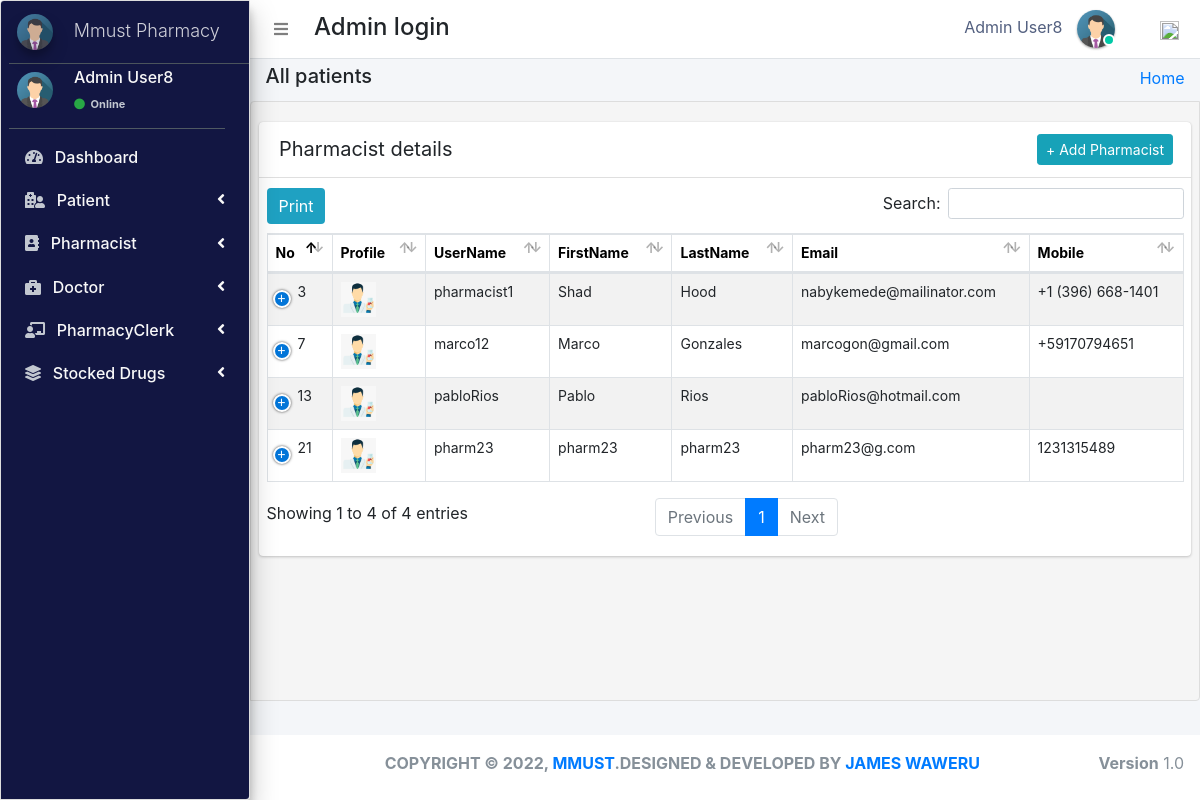
Page /admin_user/manage_pharmacist/ (signed in) on the earlier database version.
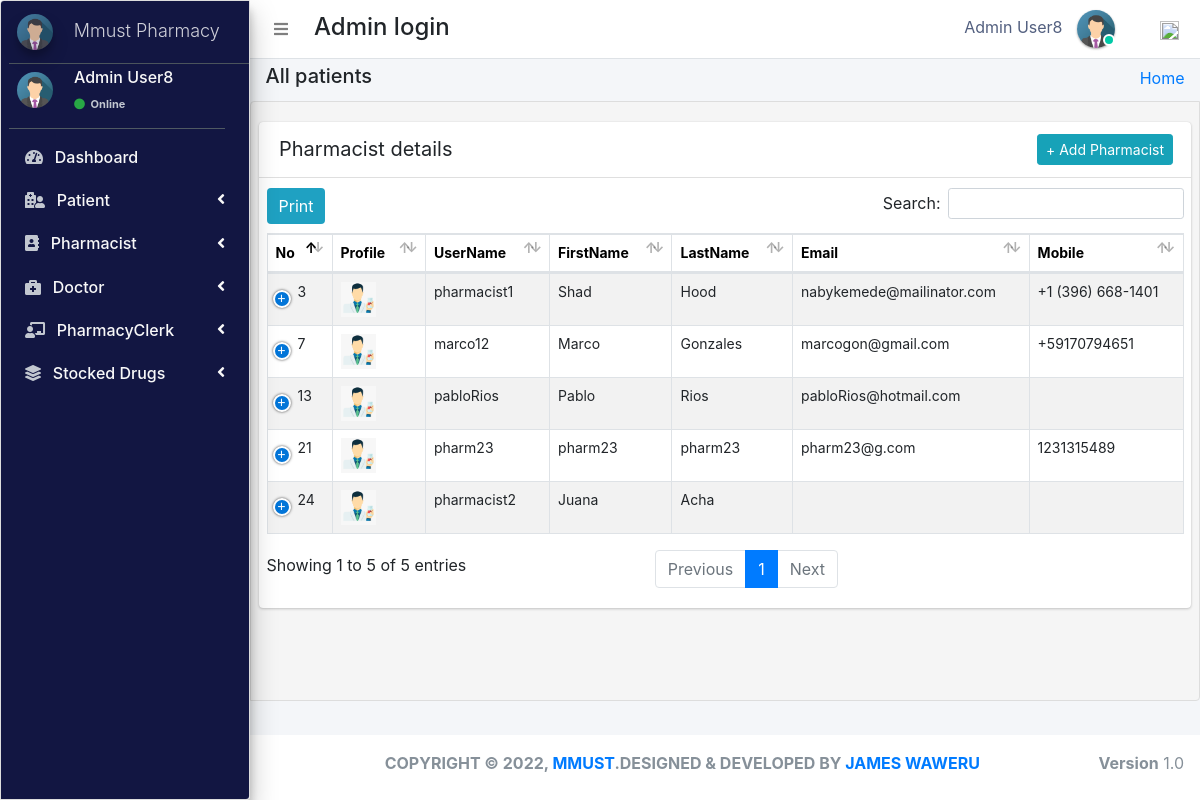
Same page on the later database version.
### pharmacy/models.py (models this page shows, shortened)
class CustomUser(AbstractUser):
    user_type_data = ((1, "AdminHOD"), (2, "Pharmacist"), (3, "Doctor"), (4, "PharmacyClerk"),(5, "Patients"))
    user_type = models.CharField(default=1, choices=user_type_data, max_length=10)

class AdminHOD(models.Model):
    gender_category=(
        ('Male','Male'),
        ('Female','Female'),
    )
    admin = models.OneToOneField(CustomUser,null=True, on_delete = models.CASCADE)
    emp_no= models.CharField(max_length=100,null=True,blank=True)
    gender=models.CharField(max_length=100,null=True,choices=gender_category)
    mobile=models.CharField(max_length=10,null=True,blank=True)
    address=models.CharField(max_length=300,null=True,blank=True)
    profile_pic=models.ImageField(default="admin.png",null=True,blank=True)
    created_at = models.DateTimeField(auto_now_add=True)
    updated_at = models.DateTimeField(auto_now=True)
    date_employed=models.DateTimeField(auto_now_add=True, auto_now=False)
    objects = models.Manager()

class Pharmacist(models.Model):
    gender_category=(
        ('Male','Male'),
        ('Female','Female'),
    )
    admin = models.OneToOneField(CustomUser,null=True, on_delete = models.CASCADE)
    emp_no=models.CharField(max_length=100,null=True,blank=True)
    age= models.IntegerField(default='0', blank=True, null=True)
    gender=models.CharField(max_length=100,null=True,choices=gender_category)
    mobile =models.CharField(max_length=10,null=True,blank=True)
    address=models.CharField(max_length=300,null=True,blank=True)
    profile_pic=models.ImageField(default="images2.png",null=True,blank=True)
    created_at = models.DateTimeField(auto_now_add=True)
    updated_at = models.DateTimeField(auto_now=True)
    objects = models.Manager()

### pharmacy/HODViews.py (the view)
# urls.py: path('admin_user/manage_pharmacist/',
@require_http_methods(["GET"])
def manage_pharmacist(request):
    staffs = Pharmacist.objects.all()
    context = {
        "staffs": staffs,
        "title": "Manage Pharmacist"
    }
    return render(request, 'hod_templates/all_pharmacist.html', context)

### pharmacy/templates/hod_templates/all_pharmacist.html (shortened to what this page needs)
{% extends 'hod_templates/base_template.html'%} {% block page_title %}
<h5>All patients</h5>
{% endblock page_title %} {% block main_content %}
<section class="content">
    <div class="row">
        <div class="col-md-12">
            <div class="card card-primar sc">
                <div class="card-header">
                    <span>Pharmacist details</span>
                    <div class="card-tools d-flex">
                        <a class="btn btn-sm btn-info mr-2" href="{% url 'manage_pharmacist'  %}" role="button">+ Add Pharmacist</a>
                    </div>
                </div>
                <table class="table table-bordered table-hover dataTable" id=plist>
                    <thead>
                        <tr>
                            <th>No</th>
                            <th>Profile</th>
                            <th>UserName</th>
                            <th>FirstName</th>
                            <th>LastName</th>
                            <th>Email</th>
                            <th>Mobile</th>
                        </tr>
                    </thead>
                    <tbody>
                        {% for staff in staffs %}
                        <tr class="hov">
                            <td>{{staff.admin.id}}</td>
                            <td> <img src="{{staff.profile_pic.url}}" class="" width="35" height="35" alt=""></td>
                            <td>{{staff.admin.username}}</td>
                            <td>{{staff.admin.first_name}}</td>
                            <td>{{staff.admin.last_name}}</td>
                            <td>{{staff.admin.email}}</td>
                            <td>{{staff.mobile}}</td>
                        </tr>
                        {% endfor %}
                    </tbody>
                </table>
            </div>
        </div>
    </div>
</section>
{% endblock %}

### pharmacy/templates/hod_templates/base_template.html (shortened to what this page needs)
{% extends 'base_file.html' %} {% block htm %}
<body class="hold-transition sidebar-mini layout-fixed">
    <div class="wrapper">
        <nav class="main-header navbar navbar-expand navbar-white navbar-light">
            <ul class="navbar-nav">
                <li class="nav-item">
                    <a class="nav-link" data-widget="pushmenu" href="#" role="button"><em class="fas fa-bars"></em> </a>
                </li>
            </ul>
            <h4 style="margin-left: 10px; margin-top: 5px;">Admin login </h4>
            <ul class="navbar-nav ml-auto">
                <li class="mx-3">
                    <a href="#" class="sm-submenu-with-image a">
                        <span>{{user.first_name}}  {{user.last_name}}</span>
                        <img src="{{request.user.adminhod.profile_pic.url}}" class="img-circle elevation-1" width="38" height="38" alt="">
                        <span class="avatar-status avatar-sm-status avatar-status-success"></span>
                    </a>
                </li>
                <li class="nav-item dropdown ml-3 low">
                    <a href="#" class="btn btn-outlined btn-black text-muted bg-transparent " data-toggle="dropdown" aria-expanded="false" data-wow-delay="0.7s"><img src="https://img.icons8.com/ios/50/000000/settings.png" width="19" height="19">
                    </a>
                </li>
            </ul>
        </nav>
        {% include 'hod_templates/sidebar.html'%}
        <div class="content-wrapper">
            <div class="content-header">
                <div class="container-fluid">
                    <div class="row ">
                        <div class="col-sm-6">
                            <h1 class="m-0 text-dark">
                                {% block page_title %} {% endblock page_title %}
                            </h1>
                        </div>
                        <div class="col-sm-6 ">
                            <ol class="breadcrumb float-sm-right">
                                <li class="breadcrumb-item"><a href="">Home</a></li>
                            </ol>
                        </div>
                    </div>
                </div>
            </div>
            {% block main_content %} {% endblock main_content %}
        </div>
        {% include 'hod_templates/footer.html'%}
    </div>
    {% endblock htm %}

### pharmacy/templates/base_file.html (shortened to what this page needs)
{% load static %}
<!DOCTYPE html>
<html lang="en">
<head>
    <link rel="stylesheet" href="{% static 'css/bootstrap.min.css'%}">
    <link rel="stylesheet" href="{% static 'css/main.css'%}">
    <link rel="stylesheet" href="{% static 'css/profile.css'%}">
    <link rel="stylesheet" href="{% static "fontawesome-free/css/all.min.css" %}">
  <link rel="stylesheet" href="https://code.ionicframework.com/ionicons/2.0.1/css/ionicons.min.css">
  <link rel="stylesheet" href="{% static 'dist/css/adminlte.css'  %}">
  <link rel="stylesheet" href="{% static 'pace-progress/themes/black/pace-theme-flat-top.css' %}">
  <link rel="stylesheet" href="{% static 'datatables-bs4/css/dataTables.bootstrap4.min.css'%}">
  <link rel="stylesheet" href="{% static 'datatables-responsive/css/responsive.bootstrap4.min.css'%}">
  <link rel="stylesheet" href="{% static 'datatables-buttons/css/buttons.bootstrap4.min.css'%}">
  <link rel="stylesheet" href="{% static 'css/select2.css' %}">
  <link href="{% static 'jquery-ui2/jquery-ui.min.css' %}" rel="stylesheet">
  <link href="{% static 'jquery-ui2/jquery-ui.structure.min.css' %}" rel="stylesheet">
  <link href="{% static 'jquery-ui2/jquery-ui.theme.min.css' %}" rel="stylesheet">
</head>
{% block htm %}
{% endblock htm%}
</body>
</html>

### pharmacy/templates/hod_templates/sidebar.html (shortened to what this page needs)
<aside class="main-sidebar sidebar-dark-primary elevation-4">
    <a href="" class="brand-link ml-2">
        <img src="{{request.user.adminhod.profile_pic.url}}" alt="" width="36" height="36" class=" img-circle elevation-3" style="opacity: .8">
        <span class="brand-text font-weight-light mt-1 ml-3 mmust">Mmust Pharmacy</span>
    </a>
    <div class="sidebar">
        <div class="user-panel mr-3">
            <div class="pull-left image sm-submenu-with-image a ml-2 ">
                <img src="{{request.user.adminhod.profile_pic.url}}" class="img-circle mt-2" width="36" height="36" alt="User Image">
            </div>
            <div class="pull-left info">
                <p>{{user.first_name}} {{user.last_name}}</p>
                <a href="#"><em class="fa fa-circle text-success "></em>  Online</a>
            </div>
        </div>
        <nav class="mt-2">
            <ul class="nav nav-pills nav-sidebar flex-column" data-widget="treeview" role="menu" data-accordion="false">
                <li class="nav-item">
                    <a href="{% url  'admin_dashboard' %}" class="nav-link">
                        <em class="fas fa-tachometer-alt mr-2"></em>
                        <p>
                            Dashboard
                        </p>
                    </a>
                </li>
                <li class="nav-item">
                    <a href="#" class="nav-link">
                        <em class="fas fa-hospital-user mr-2"></em>
                        <p>
                            Patient
                            <em class="right fas fa-angle-left"></em>
                        </p>
                    </a>
                </li>
                <li class="nav-item">
                    <a href="#" class="nav-link">
                        <em class="fas fa-address-book mr-2"></em>
                        <p>
                            Pharmacist
                            <em class="right fas fa-angle-left"></em>
                        </p>
                    </a>
                </li>
                <li class="nav-item">
                    <a href="#" class="nav-link">
                        <em class="fas fa-briefcase-medical mr-2"></em>
                        <p>
                            Doctor
                            <em class="right fas fa-angle-left"></em>
                        </p>
                    </a>
                </li>
                <li class="nav-item">
                    <a href="#" class="nav-link">
                        <em class="fas fa-chalkboard-teacher mr-2"></em>
                        <p>
                            PharmacyClerk
                            <em class="right fas fa-angle-left"></em>
                        </p>
                    </a>
                </li>
                <li class="nav-item">
                    <a href="#" class="nav-link">
                        <em class="fas fa-layer-group mr-2"></em>
                        <p>
                            Stocked Drugs
                            <em class="right fas fa-angle-left"></em>
                        </p>
                    </a>
                </li>
            </ul>
        </nav>
    </div>
</aside>

### pharmacy/templates/hod_templates/footer.html
<footer class="main-footer pt-3 text-center">
    <strong>COPYRIGHT &copy; {% now "Y" %}, <a href="#">MMUST</a>.DESIGNED & DEVELOPED BY <a href="#">JAMES WAWERU</a></strong>
    <div class="float-right d-none d-sm-inline-block">
        <b>Version</b> 1.0
    </div>
</footer>

### static/css/main.css (style rules this page uses)
html { font-family: sans-serif; line-height: 1.15; -webkit-text-size-adjust: 100%; -webkit-tap-highlight-color: transparent; }
body { overflow-y: hidden; overflow-x: hidden; font-family: -apple-system, BlinkMacSystemFont, "Segoe UI", Roboto, "Helvetica Neue", Arial, "Noto Sans", sans-serif, "Apple Color Emoji", "Segoe UI Emoji", "Segoe UI Symbol", "Noto Color Emoji" !important; }
th { color: rgb(0, 0, 0); font-size: 14px !important; }
.content { background-color: #f5f5f5; border: 1px solid #dddddd; border-radius: 4px 0px 4px 0px; left: -1px; padding: 10px 7px 5px; height: 75vh; overflow-y: scroll; overflow-x: hidden; }
.sc { white-space: nowrap; display: block; overflow-x: hidden !important; }
.content .row { margin-top: 20px !important; }
.main-sidebar { background: #ffffff; border: 1px solid #dddddd; border-radius: 4px 0px 4px 0px; font-weight: bold; background-color: #121642 !important; color: white !important; }
.main-sidebar p { color: #f8f8f8 !important; font-weight: 500 !important }
td { font-size: 14px !important; }
.hov { transition: transform .5s; }
.avatar-status { position: absolute; bottom: 12px; right: 75.4px; display: -ms-inline-flexbox; display: inline-flex; -ms-flex-negative: 0; flex-shrink: 0; -ms-flex-pack: center; justify-content: center; -ms-flex-align: center; align-items: center; white-space: nowrap; text-align: center; vertical-align: baseline; font-weight: 600; border: .125rem solid #fff; width: 12px; height: 12px; line-height: 1; font-size: .71094rem; border-radius: 50%; }
.avatar-status-success { color: #fff; background-color: #00c9a7; }
.card-header span { font-size: 20px !important; }
.table>tbody>tr>td, .table>tbody>tr>th, .table>tfoot>tr>td, .table>tfoot>tr>th, .table>thead>tr>td, .table>thead>tr>th { padding: 8px; line-height: 1.42857143; vertical-align: top; }
.user-panel>.info { padding: 5px 5px 5px 15px; line-height: 1; position: absolute; left: 55px; }
.pull-left { float: left!important; }
.user-panel>.info>p { font-weight: 600; margin-bottom: 9px; }
p { margin: 0 0 10px; }
.user-panel { padding-bottom: 20px; }
.user-panel:after { clear: both; }
.user-panel:before, .user-panel:after { content: " "; display: table; }
.user-panel>.info>a>.fa, .user-panel>.info>a>.ion, .user-panel>.info>a>.glyphicon { margin-right: 3px; }
.fa-circle { color: #3c763d !important; }
.user-panel>.info>a { text-decoration: none; padding-right: 5px; margin-top: 3px; font-size: 11px; overflow: hidden; white-space: nowrap; }
.mmust { overflow: hidden; white-space: nowrap; font-size: 18px; }
.table { background: white !important; }
.container-fluid { width: 100%; padding-right: 15px; padding-left: 15px; margin-right: auto; margin-left: auto; }
.row { display: flex; flex-wrap: wrap; margin-right: -15px; margin-left: -15px; }
.d-flex { display: flex !important; z-index: 44; }
.table tbody tr:nth-of-type(odd) { background-color: rgba(197, 197, 197, 0.05) !important; }
.main-footer { height: 65px !important; background: #ffffff; border-top: none !important; color: #869099; font-size: 1.0rem !important; }
.img-circle { border-radius: 50%; }
.content-wrapper .content-header { padding: 5px 0.5rem !important; }

### static/css/profile.css (style rules this page uses)
li { list-style-type: none ! }
.navbar-nav span { color: #525f7f !important; margin-right: 10px !important; }
body { font-family: 'Rubik', serif; height: 100% !important; }
.table tbody tr:nth-of-type(odd) { background-color: rgba(0, 0, 0, .05) !important; }

Differences in the rows shown:
added Pharmacist: admin.id "24", profile_pic (picture), admin.username "pharmacist2", admin.first_name "Juana", admin.last_name "Acha"
Other differences:
text written by a page script: "Print Search: Showing 1 to 4 of 4 entries Previous 1 Next" → "Print Search: Showing 1 to 5 of 5 entries Previous 1 Next"
